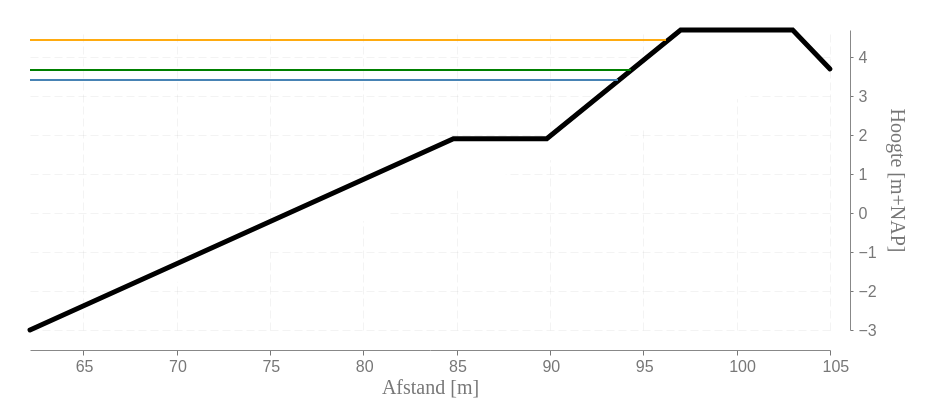

Specify this chart in Vega-Lite:
### Vega specification from a JSON file in a GitHub repository (floating-point values rounded to 4 significant figures)
{"$schema": "https://vega.github.io/schema/vega/v3.0.json", "width": 800, "height": 300, "padding": 20, "data": [{"name": "talud", "values": [{"x": 62.15, "z": -3.0}, {"x": 62.15, "z": -3.0}, {"x": 84.83, "z": 1.91}, {"x": 89.83, "z": 1.91}, {"x": 97.0, "z": 4.7}, {"x": 103.0, "z": 4.7}, {"x": 105.0, "z": 3.7}]}, {"name": "voorland", "values": [{"x": 0, "z": -4.0}, {"x": 62.15, "z": -3.0}]}, {"name": "niveaus", "values": [{"x": 0.0, "WS": 3.0, "c": 0}, {"x": 0.0, "WS": 3.0, "c": 1}, {"x": 100.0, "WS": 3.0, "c": 0}, {"x": 100.0, "WS": 3.0, "c": 1}]}], "scales": [{"name": "xscale", "type": "linear", "range": "width", "zero": false, "domain": {"data": "talud", "field": "x"}}, {"name": "yscale", "type": "linear", "range": "height", "zero": false, "domain": {"data": "talud", "field": "z"}}, {"name": "color", "type": "ordinal", "range": "category", "domain": {"data": "niveaus", "field": "c"}}], "axes": [{"orient": "bottom", "scale": "xscale", "grid": true, "zorder": "0", "tickSize": 5, "title": "Afstand [m]", "offset": 20, "labelPadding": 1, "titlePadding": 3, "encode": {"grid": {"update": {"stroke": {"value": "#777"}, "opacity": {"value": 0.3}, "strokeWidth": {"value": 0.3}, "strokeDash": {"value": [8, 4]}}}, "ticks": {"update": {"stroke": {"value": "#777"}}}, "labels": {"update": {"fill": {"value": "#777"}, "fontSize": {"value": 16}, "align": {"value": "left"}, "baseline": {"value": "middle"}, "dx": {"value": -8}, "dy": {"value": 10}}}, "title": {"update": {"fill": {"value": "#777"}, "font": {"value": "Calibri"}, "fontSize": {"value": 20}, "fontWeight": {"value": "normal"}}}}}, {"orient": "right", "scale": "yscale", "grid": true, "zorder": "0", "tickSize": 3, "title": "Hoogte [m+NAP]", "offset": 20, "labelPadding": 5, "titlePadding": 10, "encode": {"grid": {"update": {"stroke": {"value": "#777"}, "opacity": {"value": 0.3}, "strokeWidth": {"value": 0.3}, "strokeDash": {"value": [8, 4]}}}, "ticks": {"update": {"stroke": {"value": "#777"}}}, "labels": {"update": {"fill": {"value": "#777"}, "fontSize": {"value": 16}, "align": {"value": "left"}, "baseline": {"value": "middle"}}}, "title": {"update": {"fill": {"value": "#777"}, "font": {"value": "Calibri"}, "fontSize": {"value": 20}, "fontWeight": {"value": "normal"}}}}}], "marks": [{"type": "line", "from": {"data": "talud"}, "encode": {"enter": {"x": {"scale": "xscale", "field": "x"}, "y": {"scale": "yscale", "field": "z"}, "y2": {"scale": "yscale", "value": -3}, "fill": {"value": "white"}, "stroke": {"value": "kkk"}, "strokeCap": {"value": "round"}, "strokeWidth": {"value": 4.9}}}}, {"type": "rule", "from": {"data": "niveaus"}, "encode": {"update": {"stroke": {"value": "green"}, "x": {"value": 0}, "y": {"value": "40"}, "x2": {"value": 601}, "y2": {"value": 40}, "strokeWidth": {"value": 2}, "strokeDash": {"value": [18, 0]}, "opacity": {"value": 1}}}}, {"type": "rule", "from": {"data": "niveaus"}, "encode": {"update": {"stroke": {"value": "steelblue"}, "x": {"value": 0}, "y": {"value": "50"}, "x2": {"value": 588}, "y2": {"value": 50}, "strokeWidth": {"value": 2}, "strokeDash": {"value": [18, 0]}, "opacity": {"value": 0.8}}}}, {"type": "rule", "from": {"data": "niveaus"}, "encode": {"update": {"stroke": {"value": "orange"}, "x": {"value": 0}, "y": {"value": "10"}, "x2": {"value": 636}, "y2": {"value": 10}, "strokeWidth": {"value": 2}, "strokeDash": {"value": [18, 0]}, "opacity": {"value": 0.5}}}}]}
